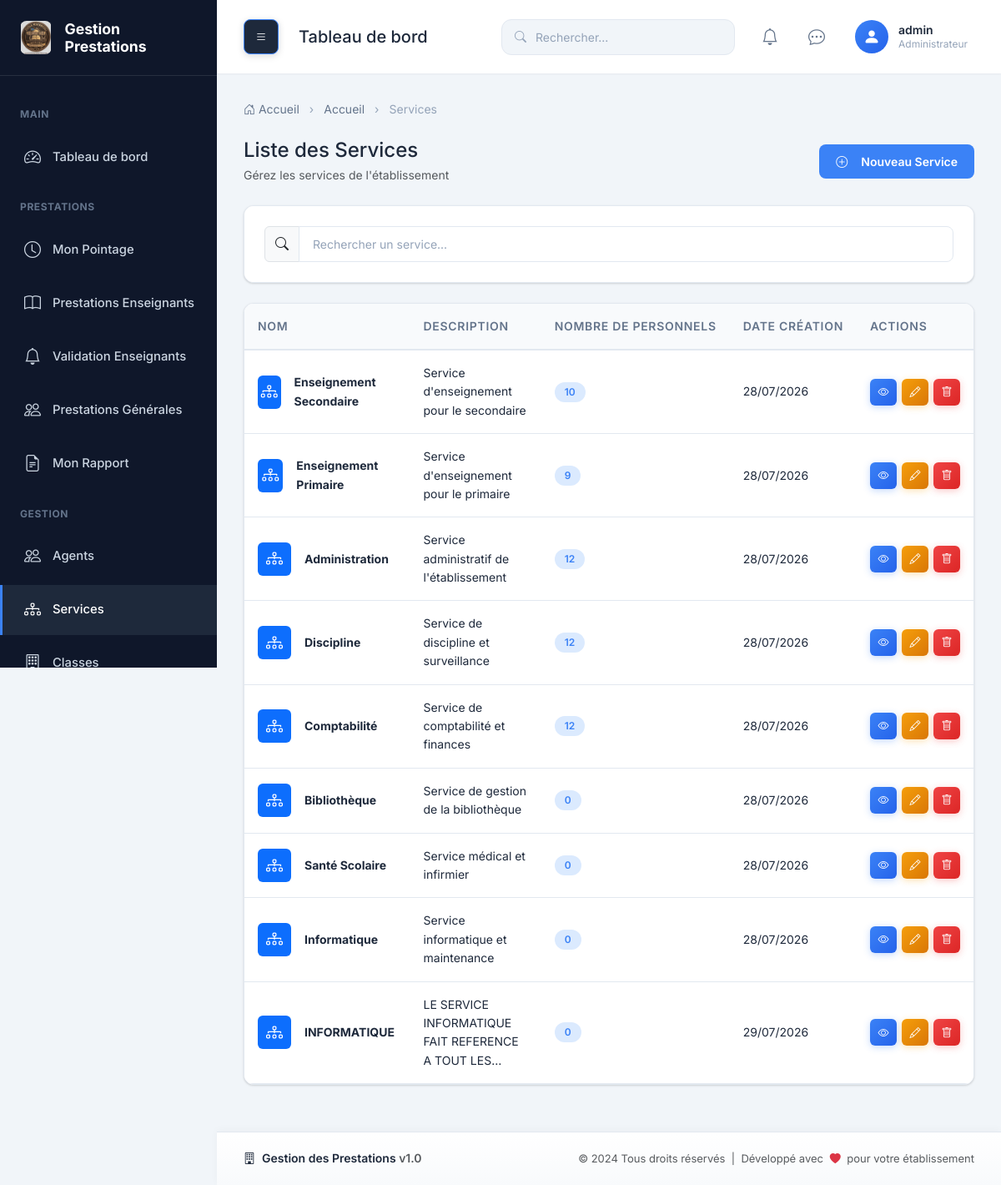
/services/ (signed in), run on the app's committed database.
### prestation/models.py (models this page shows, shortened)
class Utilisateur(models.Model):
    ROLE_CHOICES = (
        ('ADMIN', 'Administrateur'),
        ('SECRETAIRE', 'Secrétaire'),
        ('ENSEIGNANT', 'Enseignant'),
        ('AGENT', 'Agent'),
    )
    user = models.OneToOneField(
        User,
        on_delete=models.CASCADE,
        related_name='utilisateur'
    )
    agent = models.OneToOneField(
        'Agent',
        on_delete=models.CASCADE,
        related_name='utilisateur'
    )
    role = models.CharField(
        max_length=20,
        choices=ROLE_CHOICES
    )
    created_at = models.DateTimeField(auto_now_add=True)
    updated_at = models.DateTimeField(auto_now=True)
    must_change_password = models.BooleanField(
        default=True,
        help_text='Indique si l\'utilisateur doit changer son mot de passe à la prochaine connexion'
    )
    mot_de_passe_temporaire = models.CharField(
        max_length=100,
        blank=True,
        default='',
        help_text='Mot de passe temporaire visible par l\'administrateur (effacé après changement par l\'utilisateur)'
    )
    two_factor_secret = models.CharField(
        max_length=64,
        blank=True,
        default='',
        help_text='Clé secrète pour Google Authenticator (2FA)'
    )
    two_factor_enabled = models.BooleanField(
        default=False,
        help_text='Indique si le 2FA est activé pour cet utilisateur'
    )
    class Meta:
        ordering = ['user__username']
        verbose_name = 'Utilisateur'
        verbose_name_plural = 'Utilisateurs'
        indexes = [
            models.Index(fields=['role']),
        ]

class Service(models.Model):
    nom = models.CharField(max_length=100, unique=True)
    description = models.TextField(blank=True)
    created_at = models.DateTimeField(auto_now_add=True)
    updated_at = models.DateTimeField(auto_now=True)
    class Meta:
        ordering = ['nom']
        verbose_name = 'Service'
        verbose_name_plural = 'Services'
        indexes = [
            models.Index(fields=['nom']),
        ]

### prestation/views.py (the view)
# urls.py: path('services/', views.services_list, name='services'),
@login_required
def services_list(request):
    return render(request, 'services/index.html', {'services': Service.objects.annotate(nb_agents=Count('agents')).all()})

### prestation/templates/services/index.html (shortened to what this page needs)
{% extends 'base.html' %}
{% load static %}
{% block breadcrumb %}
<li class="breadcrumb-item"><a href="{% url 'dashboard' %}">Accueil</a></li>
<li class="breadcrumb-item active" aria-current="page">Services</li>
{% endblock %}
{% block content %}
<div class="d-flex justify-content-between align-items-center mb-4">
    <div>
        <h4 class="mb-1">Liste des Services</h4>
        <p class="text-muted mb-0">Gérez les services de l'établissement</p>
    </div>
    {% if request.user.utilisateur.role == 'ADMIN' %}
    <a href="{% url 'service_create' %}" class="btn btn-primary">
        <i class="bi bi-plus-circle me-2"></i>Nouveau Service
    </a>
    {% endif %}
</div>
<div class="card mb-4">
    <div class="card-body">
        <div class="input-group">
            <span class="input-group-text"><i class="bi bi-search"></i></span>
            <input type="text" class="form-control search-input" placeholder="Rechercher un service..." data-target=".datatable">
        </div>
    </div>
</div>
<div class="card">
    <div class="card-body p-0">
        <div class="table-responsive">
            <table class="table table-hover mb-0 datatable">
                <thead>
                    <tr>
                        <th style="width: 25%;">Nom</th>
                        <th style="width: 35%;">Description</th>
                        <th style="width: 15%;">Nombre de personnels</th>
                        <th style="width: 15%;">Date création</th>
                        <th style="width: 10%;">Actions</th>
                    </tr>
                </thead>
                <tbody>
                    {% for service in services %}
                    <tr>
                        <td>
                            <div class="d-flex align-items-center gap-2">
                                <div class="bg-primary text-white rounded d-flex align-items-center justify-content-center" style="width: 40px; height: 40px; font-size: 1.25rem;">
                                    <i class="bi bi-diagram-3"></i>
                                </div>
                                <strong>{{ service.nom }}</strong>
                            </div>
                        </td>
                        <td>{{ service.description|truncatechars:50|default:"-" }}</td>
                        <td>
                            <span class="badge badge-primary">{{ service.agents.count }}</span>
                        </td>
                        <td>{{ service.created_at|date:"d/m/Y" }}</td>
                        <td>
                            <div class="action-buttons">
                                <a href="{% url 'service_show' service.id %}" class="action-btn action-btn-view" title="Consulter">
                                    <i class="bi bi-eye"></i>
                                </a>
                                {% if request.user.utilisateur.role == 'ADMIN' %}
                                <a href="{% url 'service_edit' service.id %}" class="action-btn action-btn-edit" title="Modifier">
                                    <i class="bi bi-pencil"></i>
                                </a>
                                <button class="action-btn action-btn-delete btn-delete" data-url="{% url 'service_delete' service.id %}" data-name="{{ service.nom }}" title="Supprimer">
                                    <i class="bi bi-trash"></i>
                                </button>
                                {% endif %}
                            </div>
                        </td>
                    </tr>
                    {% endfor %}
                </tbody>
            </table>
        </div>
    </div>
</div>
{% endblock %}

### prestation/templates/components/navbar.html (shortened to what this page needs)
{% load static %}
<nav class="navbar">
    <div class="navbar-left">
        <button class="navbar-toggle-desktop" id="sidebarToggle" title="Afficher/masquer le menu">
            <i class="bi bi-list"></i>
        </button>
        <h5 class="mb-0">{% block page_title %}Tableau de bord{% endblock %}</h5>
    </div>
    <div class="navbar-right">
        <div class="navbar-search">
            <i class="bi bi-search"></i>
            <input type="text" class="form-control" placeholder="Rechercher...">
        </div>
        <div class="navbar-actions">
            <a href="{% url 'notifications' %}" class="navbar-action" title="Notifications">
                <i class="bi bi-bell"></i>
            </a>
            <a href="{% url 'messages' %}" class="navbar-action" title="Messages">
                <i class="bi bi-chat-dots"></i>
            </a>
            <div class="navbar-user" id="userDropdown">
                {% if user.utilisateur.agent.photo %}
                    <img src="{{ user.utilisateur.agent.photo.url }}" alt="{{ user.username }}">
                {% else %}
                    <div class="navbar-user-avatar">
                        <i class="bi bi-person-fill"></i>
                    </div>
                {% endif %}
                <div class="navbar-user-info">
                    <div class="navbar-user-name">{{ user.username }}</div>
                    <div class="navbar-user-role">{{ user.utilisateur.get_role_display }}</div>
                </div>
            </div>
        </div>
    </div>
</nav>

### data on the page
Service: nom "Enseignement Secondaire", description "Service d'enseignement pour le secondaire", agents.count "10", created_at "28/07/2026"
Service: nom "Enseignement Primaire", description "Service d'enseignement pour le primaire", agents.count "9", created_at "28/07/2026"
Service: nom "Administration", description "Service administratif de l'établissement", agents.count "12", created_at "28/07/2026"
Service: nom "Discipline", description "Service de discipline et surveillance", agents.count "12", created_at "28/07/2026"
Service: nom "Comptabilité", description "Service de comptabilité et finances", agents.count "12", created_at "28/07/2026"
Service: nom "Bibliothèque", description "Service de gestion de la bibliothèque", agents.count "0", created_at "28/07/2026"
Service: nom "Santé Scolaire", description "Service médical et infirmier", agents.count "0", created_at "28/07/2026"
Service: nom "Informatique", description "Service informatique et maintenance", agents.count "0", created_at "28/07/2026"
Service: nom "INFORMATIQUE", description "LE SERVICE INFORMATIQUE FAIT REFERENCE A TOUT LES…", agents.count "0", created_at "29/07/2026"

### other printed values
{{ user.username }} "admin"
{{ user.utilisateur.get_role_display }} "Administrateur"
